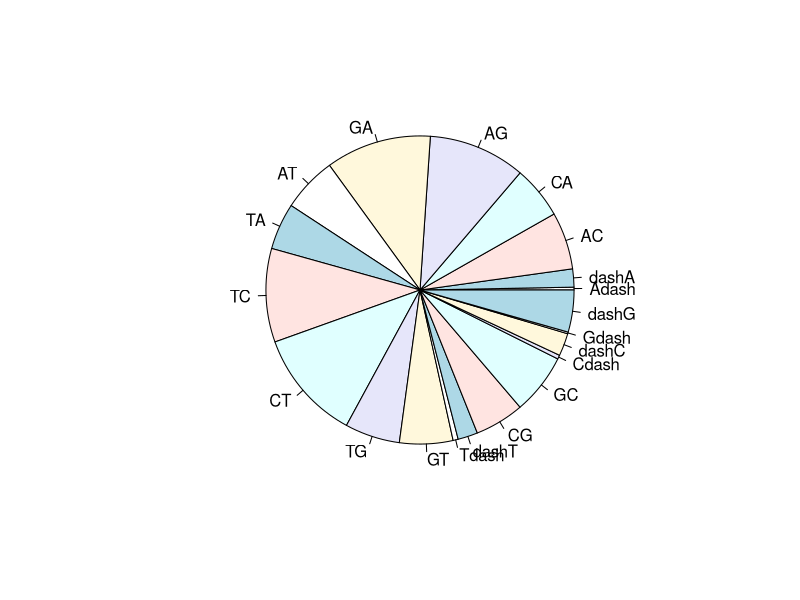
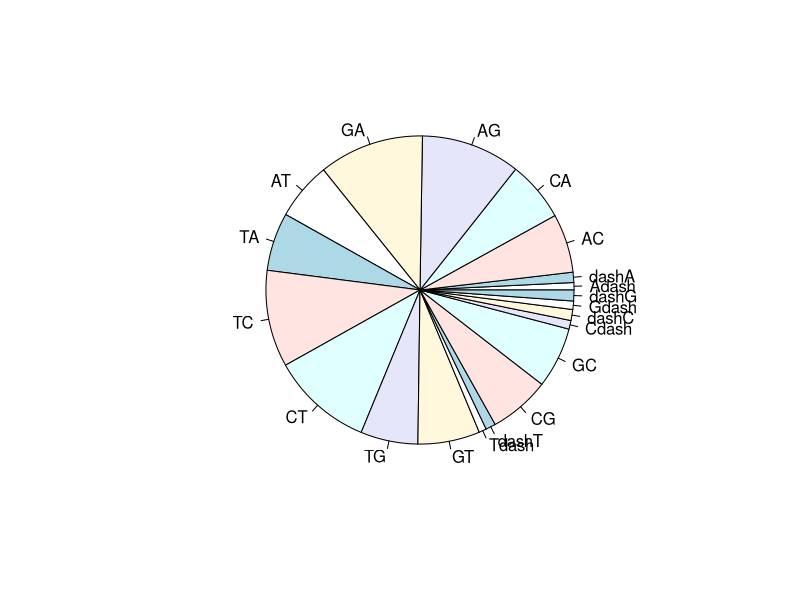
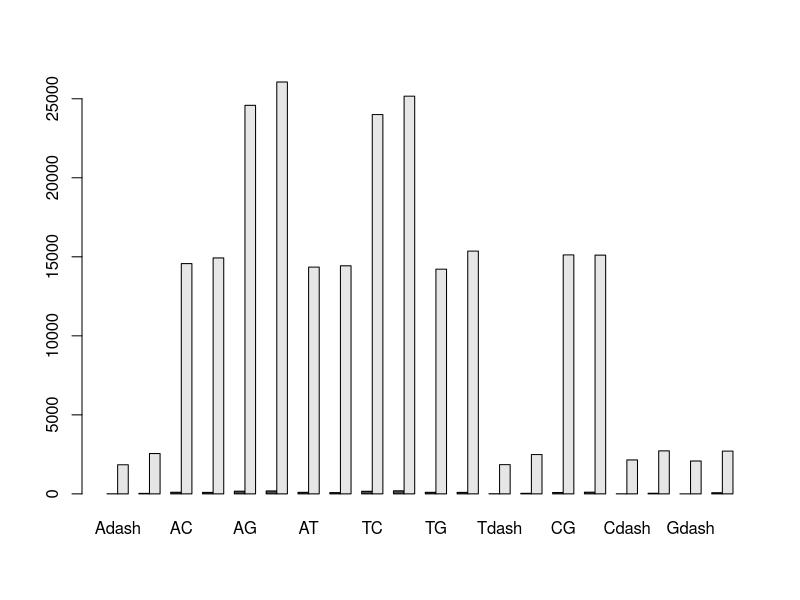
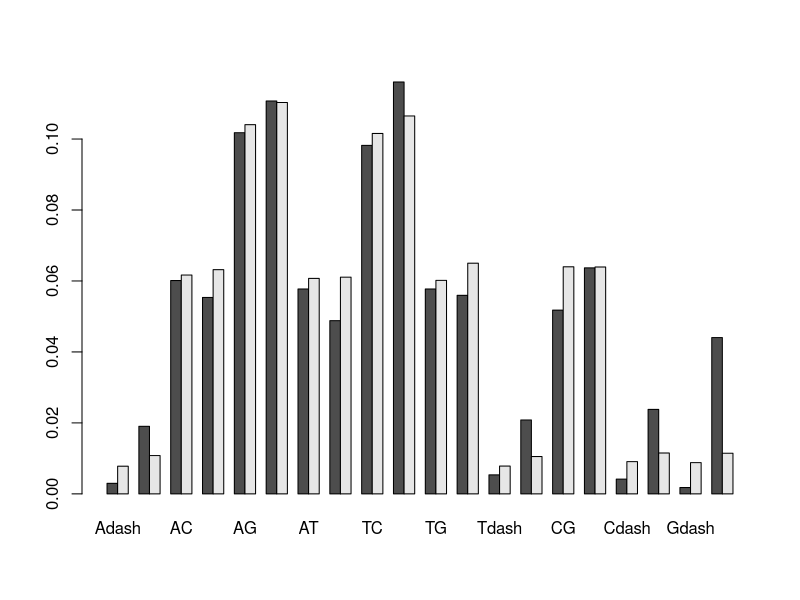
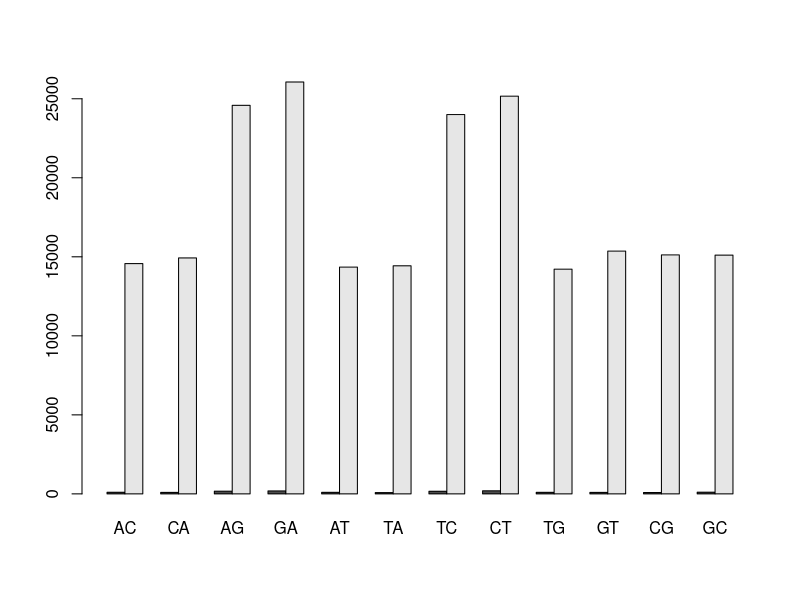
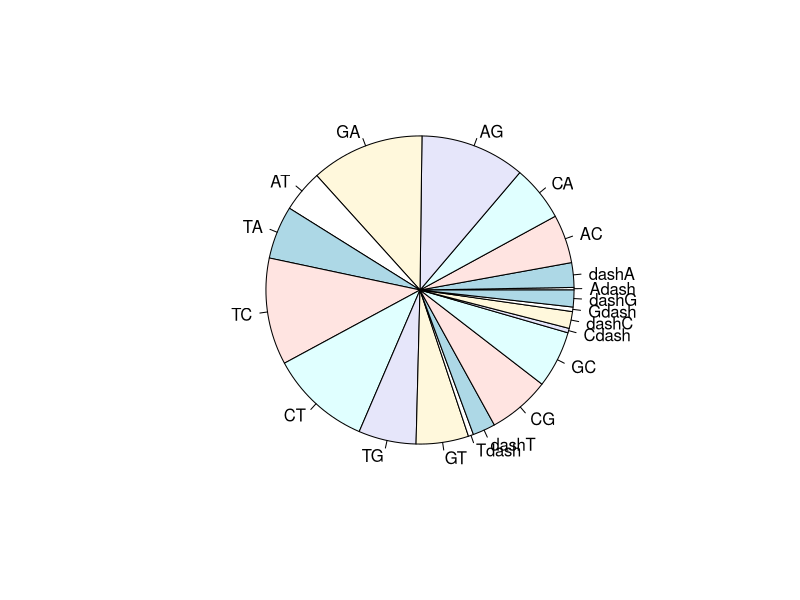
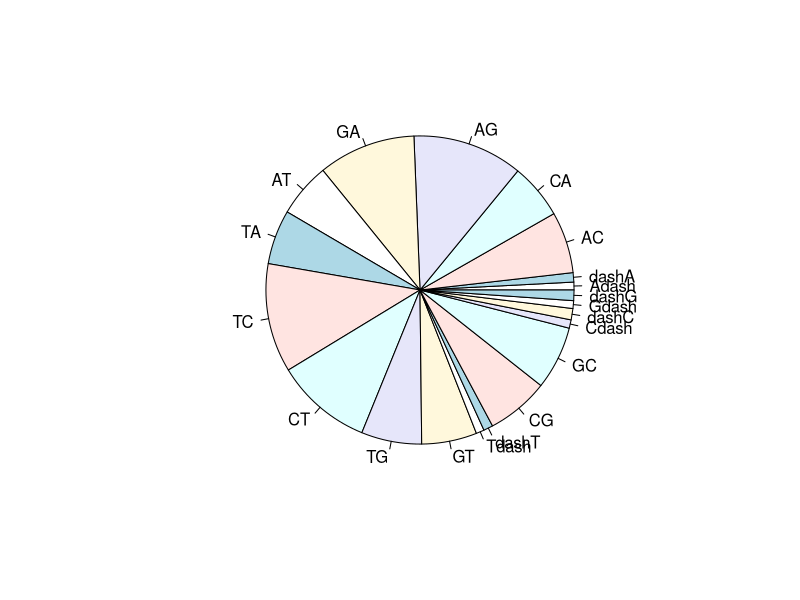
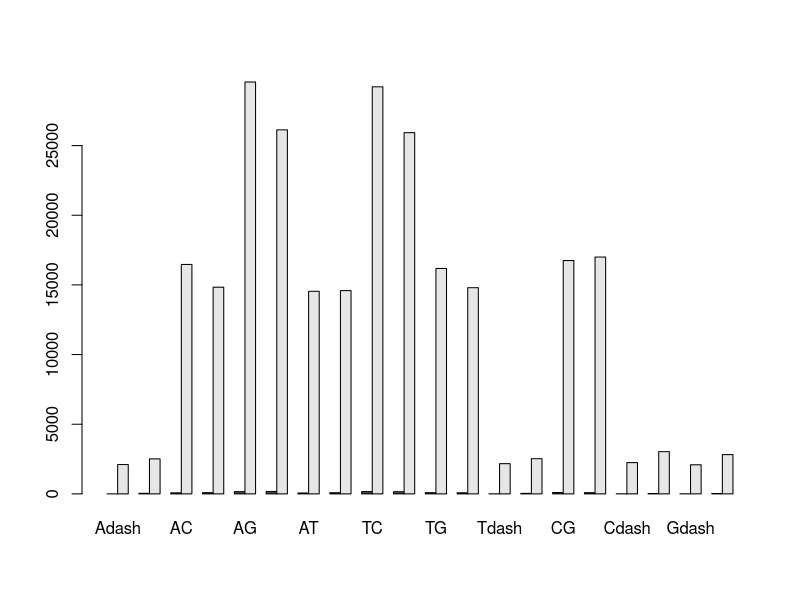

These charts were generated, in order, by the following R code:
CBECGene<-read.csv("CBECGeneData.csv")
CBECGap<-read.csv("CBECGapData.csv")
CBSalGene<-read.csv("CBSalGeneData.csv")
CBSalGap<-read.csv("CBSalGapData.csv")
SalECGene<-read.csv("SalECGeneData.csv")
SalECGap<-read.csv("SalECGapData.csv")

#filters to apply to data
drops<-c("Adash","dashA","Tdash","dashT","Cdash","dashC","Gdash","dashG")
unif<-c(80,80,80,80,80,80,80,80,80,80,80,80)


#Testing CBEC
mx1<-as.vector(data.matrix(CBECGene))
mx2<-as.vector(data.matrix(CBECGap))
mx<-rbind(mx1,mx2)
chisq.test(mx)
#with drops
mx1d<-as.vector(data.matrix(CBECGene[ , !(names(CBECGene) %in% drops)]))
mx2d<-as.vector(data.matrix(CBECGap[ , !(names(CBECGap) %in% drops)]))
mxd<-rbind(mx1d,mx2d)
chisq.test(mxd)
#against unif
mx1du<-rbind(mx1d,unif)
chisq.test(mx1du)
mx2du<-rbind(mx2d,unif)
chisq.test(mx2du)
#pie charts
pie(as.matrix(CBECGap), labels=names(CBECGap))
pie(as.matrix(CBECGene), labels=names(CBECGene))

#gap/gene comparison plots
test<-as.matrix(rbind(CBECGap,CBECGene))
percentagetest<-test/rowSums(test)
barplot(test,beside=T)
barplot(percentagetest,beside=TRUE)
#with drops
droptest<-as.matrix(rbind(CBECGap[ , !(names(CBECGene) %in% drops)],CBECGene[ , !(names(CBECGap) %in% drops)]))
barplot(droptest,beside=T)
percentagedroptest<-droptest/rowSums(droptest)
jpeg("CBECPercentage.jpeg", width = 1920, height=1080)
barplot(percentagedroptest, beside=T, main="Citrobacter/EColi comparison", cex.main=7, cex.axis = 4, cex.names = 4)
dev.off()




#Testing CBSal
mx1<-as.vector(data.matrix(CBSalGene))
mx2<-as.vector(data.matrix(CBSalGap))
mx<-rbind(mx1,mx2)
chisq.test(mx)
#with drops
mx1d<-as.vector(data.matrix(CBSalGene[ , !(names(CBSalGene) %in% drops)]))
mx2d<-as.vector(data.matrix(CBSalGap[ , !(names(CBSalGap) %in% drops)]))
mxd<-rbind(mx1d,mx2d)
chisq.test(mxd)
#against unif
mx1du<-rbind(mx1d,unif)
chisq.test(mx1du)
mx2du<-rbind(mx2d,unif)
chisq.test(mx2du)
#pie charts
pie(as.matrix(CBSalGap), labels=names(CBSalGap))
pie(as.matrix(CBSalGene), labels=names(CBSalGene))

#gap/gene comparison plots
test<-as.matrix(rbind(CBSalGap,CBSalGene))
percentagetest<-test/rowSums(test)
barplot(test,beside=T)
barplot(percentagetest,beside=TRUE)
#with drops
droptest<-as.matrix(rbind(CBSalGap[ , !(names(CBSalGene) %in% drops)],CBSalGene[ , !(names(CBSalGap) %in% drops)]))
barplot(droptest,beside=T)
percentagedroptest<-droptest/rowSums(droptest)
jpeg("CBSalPercentage.jpeg", width = 1920, height=1080)
barplot(percentagedroptest, beside=T, main="Salmonella/Citrobacter comparison", cex.main=7, cex.axis = 4, cex.names = 4)
dev.off()





#Testing SalEC
mx1<-as.vector(data.matrix(SalECGene))
mx2<-as.vector(data.matrix(SalECGap))
mx<-rbind(mx1,mx2)
chisq.test(mx)
#with drops
mx1d<-as.vector(data.matrix(SalECGene[ , !(names(SalECGene) %in% drops)]))
mx2d<-as.vector(data.matrix(SalECGap[ , !(names(SalECGap) %in% drops)]))
mxd<-rbind(mx1d,mx2d)
chisq.test(mxd)
pie(as.matrix(SalECGap), labels=names(CBSalGap))
pie(as.matrix(SalECGene), labels=names(CBSalGene))


#gap/gene comparison plots
test<-as.matrix(rbind(SalECGap,SalECGene))
percentagetest<-test/rowSums(test)
barplot(test,beside=T)
barplot(percentagetest,beside=TRUE)
#with drops
droptest<-as.matrix(rbind(SalECGap[ , !(names(SalECGene) %in% drops)],SalECGene[ , !(names(SalECGap) %in% drops)]))
barplot(droptest,beside=T)
percentagedroptest<-droptest/rowSums(droptest)
jpeg("SalECPercentage.jpeg", width = 1920, height=1080)
barplot(percentagedroptest, beside=T, main="Salmonella/EColi comparison", cex.main=7, cex.axis = 4, cex.names = 4)
legend(1700,y=9000,legend=c("Salmonella","EColi"))
dev.off()
